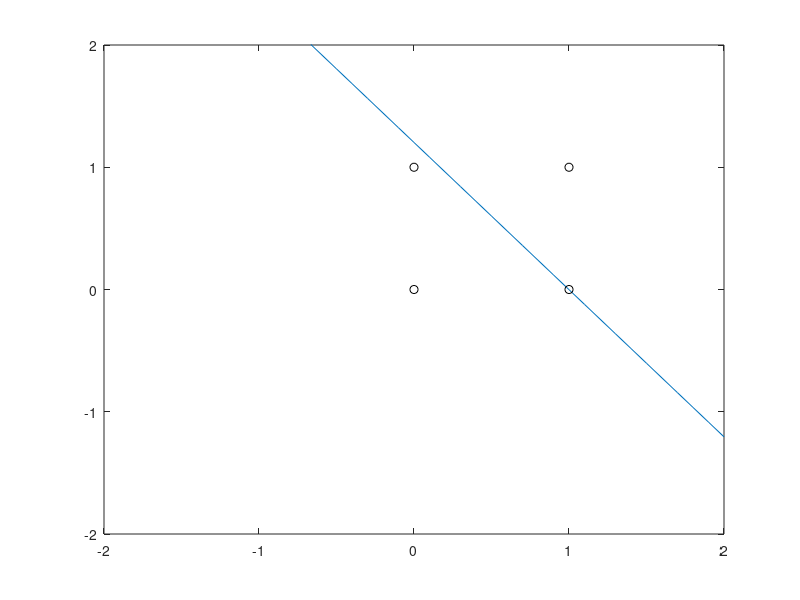

This figure's MATLAB source:
clear all;

x = [0 0
    0 1
    1 0 
    1 1];
x = x';

yd = [1 0 0 1];
plot(x(1,:), x(2,:),'ko')


[m,n] = size(x);

errot=1;
w=rand(m,1)
it=0;
ni = 0.01; 
while errot~=0
    y=w'*x;
    for i=1:n
        if y(i)<1
            y(i)=0;
        else
            y(i)=1;
        end
    end
er=yd-y;

errot=sum(er);
it = it + 1;
wr(:,it) = w;
w=w+ni*errot*rand(m,1);


if it == 100
    break;
    
end

end
wr = wr';
x1=-2:.1:2;
x2=(-w(1)/w(2))*x1+(1/w(2));
plot(x1,x2)
hold on
plot(x(1,:), x(2,:),'ko')
axis([-2 2 -2 2])
